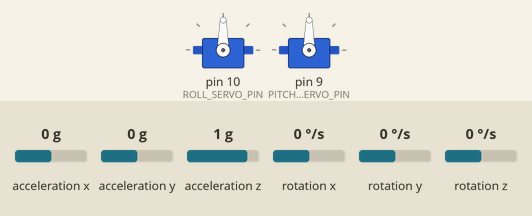
The sketch below on a simulated Arduino Uno, built with avr-gcc and run on an emulated ATmega328P. On the bench: 2 × servo. Wiring (inferred from the names in the program): MPU-6050 motion sensor at I2C address 0x68. Inputs (shaded band) come from the test bench; at power-on: acceleration x 0 g, acceleration y 0 g, acceleration z 1 g, rotation x 0 °/s, rotation y 0 °/s, rotation z 0 °/s.

Above: at 1.7 s.
1.8 s: acceleration x set to -1.4 g
At 4.0 s:
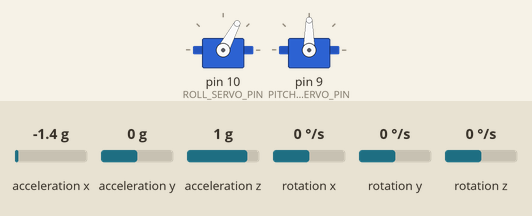
4.8 s: acceleration y set to -1.4 g
At 6.5 s:
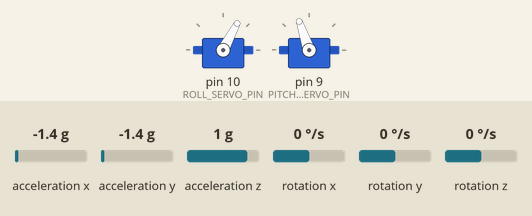
7.8 s: acceleration z set to 0.8 g
At 8.05 s:
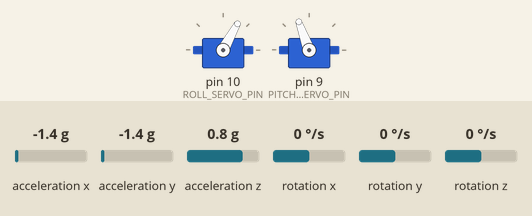
10.2 s: rotation x set to -192 °/s
At 12.5 s:
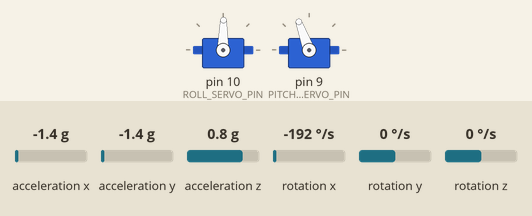
13.2 s: acceleration x set to 0.1 g
At 15.5 s:
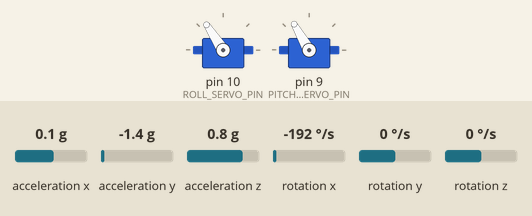
16.2 s: acceleration z set to -1.4 g
At 17.9 s:
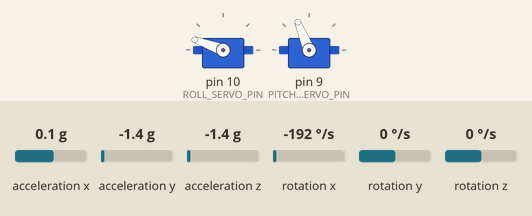
Timing chart, 0 to 19.4 s (numbered marks = the images above; inputs shaded):
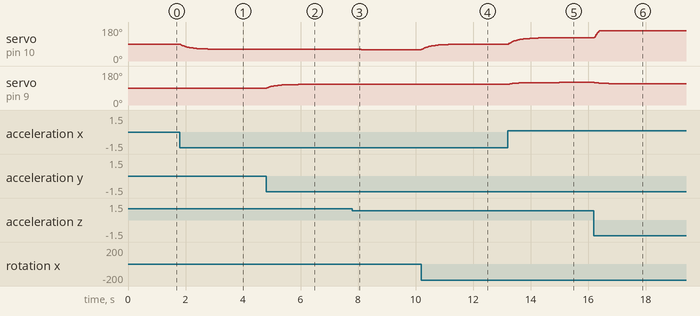

The sketch:

AeroINS_Day8_Tuning.ino
```cpp
#include <Wire.h>
#include <Servo.h>
#include <math.h>

// --- HARDWARE CONFIGURATION ---
const int ROLL_SERVO_PIN = 10;  // X-Axis (Corrected to Pin 10 from Day 1)
const int PITCH_SERVO_PIN = 9;  // Y-Axis (Corrected to Pin 9 from Day 1)
const int MPU_ADDR = 0x68;      // I2C address of the MPU-6050

Servo rollServo;
Servo pitchServo;

// --- PID TUNING PARAMETERS ---
// Start tuning here according to Day 8 instructions:
// X-Axis (Roll)
float kp_roll = 0.5;
float ki_roll = 0.0;
float kd_roll = 0.0;

// Y-Axis (Pitch)
float kp_pitch = 0.5;
float ki_pitch = 0.0;
float kd_pitch = 0.0;

// --- PID AND SENSOR STATE VARIABLES ---
float filtered_roll = 0.0;
float filtered_pitch = 0.0;

float roll_error = 0, roll_prev_error = 0, roll_integral = 0;
float pitch_error = 0, pitch_prev_error = 0, pitch_integral = 0;

unsigned long previous_time = 0;

void setup() {
  Serial.begin(115200);

  // Initialize I2C and wake up MPU6050
  Wire.begin();
  Wire.beginTransmission(MPU_ADDR);
  Wire.write(0x6B); // Power management register
  Wire.write(0x00); // Wake up
  Wire.endTransmission(true);

  // Initialize Servos
  rollServo.attach(ROLL_SERVO_PIN);
  pitchServo.attach(PITCH_SERVO_PIN);

  // Set servos to absolute mechanical center
  rollServo.write(90);
  pitchServo.write(90);
  delay(500); // Give them time to reach the center

  previous_time = millis();
}

void loop() {
  // 1. Calculate time differential (dt)
  unsigned long current_time = millis();
  float dt = (current_time - previous_time) / 1000.0; // dt in seconds
  previous_time = current_time;

  if (dt <= 0.0) return; // Prevent division by zero

  // ---------------------------------------------------------
  // 2. READ IMU DATA & SENSOR FUSION (Days 2, 3, 4 & 5)
  // ---------------------------------------------------------

  // Read Accelerometer (0x3B)
  Wire.beginTransmission(MPU_ADDR);
  Wire.write(0x3B);
  Wire.endTransmission(false);
  Wire.requestFrom(MPU_ADDR, 6, true);

  int16_t accX = Wire.read() << 8 | Wire.read();
  int16_t accY = Wire.read() << 8 | Wire.read();
  int16_t accZ = Wire.read() << 8 | Wire.read();

  // Convert raw accel to 'g' and calculate angles
  float gX = accX / 16384.0;
  float gY = accY / 16384.0;
  float gZ = accZ / 16384.0;

  float pitch_acc = atan2(gY, sqrt(gX * gX + gZ * gZ)) * 180.0 / M_PI;
  float roll_acc = atan2(-gX, gZ) * 180.0 / M_PI;

  // Read Gyroscope (0x43)
  Wire.beginTransmission(MPU_ADDR);
  Wire.write(0x43);
  Wire.endTransmission(false);
  Wire.requestFrom(MPU_ADDR, 6, true);

  int16_t gyroX = Wire.read() << 8 | Wire.read();
  int16_t gyroY = Wire.read() << 8 | Wire.read();
  int16_t gyroZ = Wire.read() << 8 | Wire.read();

  // Convert raw gyro to degrees per second (dps)
  float dpsX = gyroX / 131.0;
  float dpsY = gyroY / 131.0;

  // Complementary Filter: 96% Gyro, 4% Accel
  filtered_roll = 0.96 * (filtered_roll + dpsX * dt) + 0.04 * roll_acc;
  filtered_pitch = 0.96 * (filtered_pitch + dpsY * dt) + 0.04 * pitch_acc;

  // ---------------------------------------------------------
  // 3. PID CONTROLLER CALCULATIONS (Day 6)
  // ---------------------------------------------------------

  // Target angle is perfectly flat (0.0 degrees)
  float roll_output = calculatePID(filtered_roll, 0.0, kp_roll, ki_roll, kd_roll, roll_error, roll_prev_error, roll_integral, dt);
  float pitch_output = calculatePID(filtered_pitch, 0.0, kp_pitch, ki_pitch, kd_pitch, pitch_error, pitch_prev_error, pitch_integral, dt);

  // ---------------------------------------------------------
  // 4. ACTUATION & SATURATION LIMITS (Day 7)
  // ---------------------------------------------------------

  // Map output to servo center (90) and constrain to safe limits (20-160)
  int roll_servo_pos = constrain(90 + roll_output, 20, 160);
  int pitch_servo_pos = constrain(90 + pitch_output, 20, 160); // Assuming 90+ works for your mechanical setup, change to 90- if reversed

  // Write to Servos
  rollServo.write(roll_servo_pos);
  pitchServo.write(pitch_servo_pos);

  delay(10); // Loop stabilization
}

// --- PID HELPER FUNCTION ---
float calculatePID(float current_angle, float target_angle, float kp, float ki, float kd, float &error, float &prev_error, float &integral, float dt) {
  // 1. Proportional
  error = target_angle - current_angle;
  float p_term = kp * error;

  // 2. Integral (with anti-windup constraint)
  integral += (error * dt);
  integral = constrain(integral, -50.0, 50.0);
  float i_term = ki * integral;

  // 3. Derivative
  float derivative = (error - prev_error) / dt;
  float d_term = kd * derivative;

  // Save error for next cycle
  prev_error = error;

  // Return sum of control signals
  return p_term + i_term + d_term;
}
```

Measured:
- after the input at 1.8 s, servo on pin 10 (ROLL_SERVO_PIN): moves from 90° to 62° over 1.5 s, starting at once
- after the input at 4.8 s, servo on pin 9 (PITCH_SERVO_PIN): moves from 90° to 109° over 1.1 s, starting at once
- after the input at 7.8 s, servo on pin 10 (ROLL_SERVO_PIN): 62° → 61° after 0.10 s, → 60° 0.21 s later, → 59° 0.68 s later; servo on pin 9 (PITCH_SERVO_PIN): 109° → 110° after 0.20 s
- after the input at 10.2 s, servo on pin 10 (ROLL_SERVO_PIN): moves from 59° to 89° over 1.2 s, starting at once
- after the input at 13.2 s, servo on pin 9 (PITCH_SERVO_PIN): moves from 110° to 120° over 1.8 s, starting at once
- after the input at 16.2 s, servo on pin 10 (ROLL_SERVO_PIN): 123° → 160° at once; servo on pin 9 (PITCH_SERVO_PIN): moves from 120° to 112° over 0.82 s, starting at once
